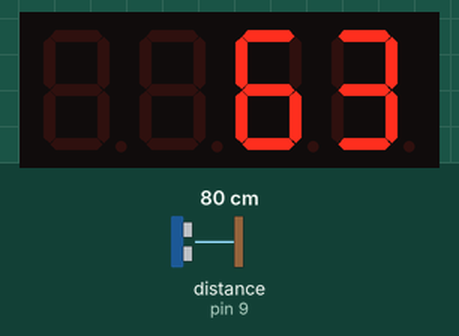
Recording of a program running on a simulated Arduino Leonardo, built with avr-gcc and run on an emulated ATmega32U4. Parts: 4-digit seven-segment display. The test bench sets the inputs (shaded band); at power-on: distance to the obstacle (sensor on pin 9) 80 cm. The echo pulse lasts 58.3 µs per cm.

Above: at 1.8 s.
1.9 s: distance to the obstacle (sensor on pin 9) set to 2 cm
At 2.6 s:
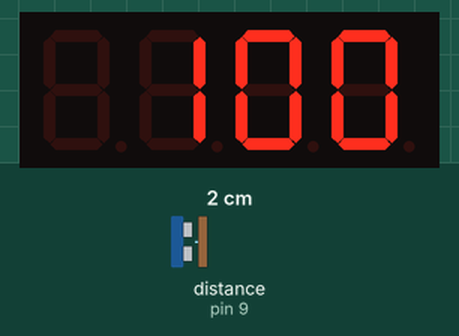
3.5 s: distance to the obstacle (sensor on pin 9) set to 18 cm
At 4.6 s:
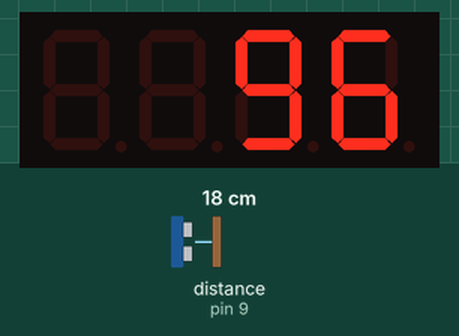
5.6 s: distance to the obstacle (sensor on pin 9) set to 35 cm
At 6.7 s:
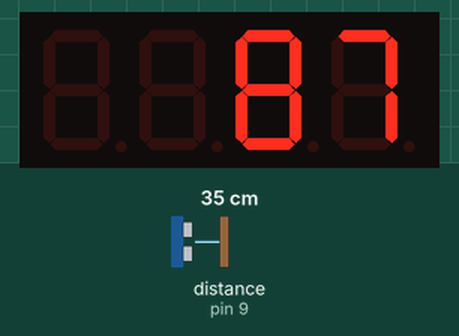
Timing chart, 0 to 8.6 s (numbered marks = the images above; inputs shaded):
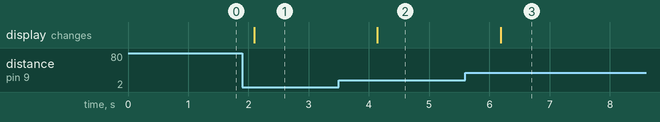

The program:

main.cpp
```cpp
#include <Arduino.h>
#include <TM1637Display.h>
#include <NewPing.h>

// pin definitions
#define USONIC_TRIGGER 8
#define USONIC_ECHO    9
#define MAX_DISTANCE   400 // max countable distance in cm
#define LCD_CLK 4
#define LCD_DIO 5

#define MIN 10  // minimal distance of percentage count
#define MAX 200 // maximal distance of percentage count

const uint8_t CLEARDATA[4] = { 0x00, 0x00, 0x00, 0x00 };
TM1637Display display(LCD_CLK, LCD_DIO); // initiates LCD

NewPing sonar(USONIC_TRIGGER, USONIC_ECHO, MAX_DISTANCE); // initializes the Ultrasonic module

unsigned int distance, percent;

// =========================================================

/**
 * gets distance in percent. nearest is 0, farest is 100
 */
int getPercentageDistance(int dist, int min, int max) {
  int range = max - min;
  int correctedStartValue = dist - min;
  int percentage = (correctedStartValue * 100) / range;
  if (percentage > 100) percentage = 100;
  if (percentage < 0) percentage = 0;

  return percentage;
};

int getInversedPercentageDistance(int dist, int min, int max) {
  return 100 - getPercentageDistance(dist, min, max);
}

void setup() {
  // cleard LCD
  display.setBrightness(0x0f);
	display.setSegments(CLEARDATA);
}

void loop() {
  distance = sonar.ping_cm();
  percent = getInversedPercentageDistance(distance, MIN, MAX);

  display.showNumberDecEx(percent, 0, false);

  delay (1000); // updates every second
}
```

Measured:
- after the input at 1.9 s, the display: changes after 0.20 s (image 1)
- after the input at 3.5 s, the display: changes after 0.64 s (image 2)
- after the input at 5.6 s, the display: changes after 0.59 s (image 3)
